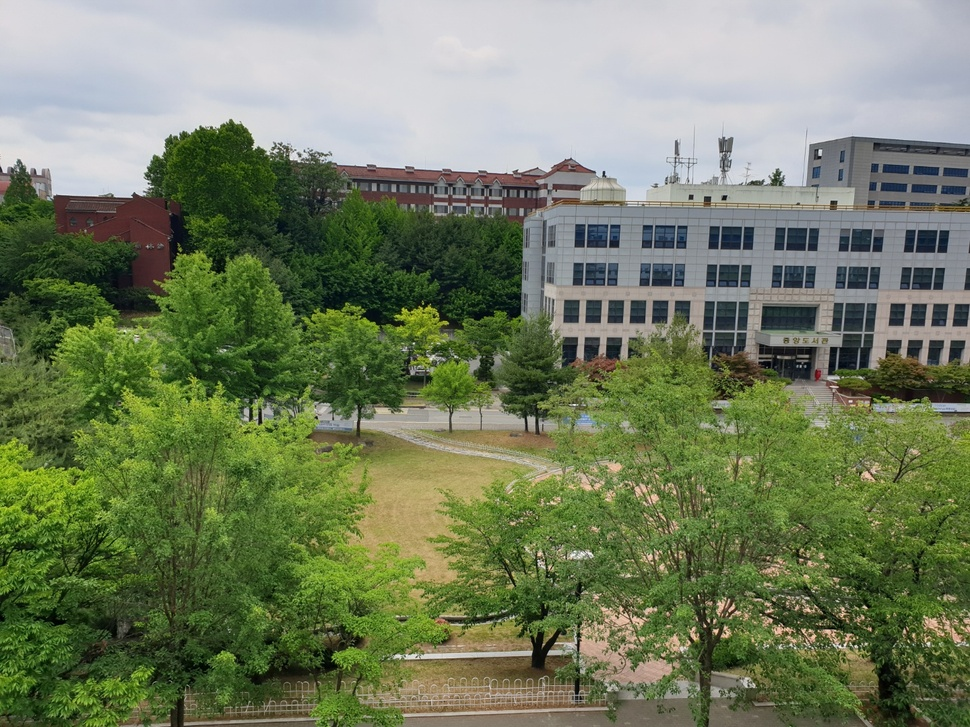
#> input picture hnu_20220530_01.jpg, 970 x 727 px, shrunk from 1440 x 1080 before the run
$ jupyter execute '13주차 파노라마영상.ipynb'
#> lines starting #> are read from the running program, lines starting #| are printed output that depends on the picture
### ▶ 이미지 스티칭
사진 이어 붙이기, 파노라마 영상(panorama image)
방법
여러장의 영상에서 특징점을 검출
동일한 특징점 찾기(매칭)
투시변환을 이용하여 붙이기(영상 결합)
노출 보정, 블렌딩을 적용

[cell 1]
### Packages
import sys
import os
import numpy as np
import cv2
from matplotlib import pyplot as plt

[cell 2]
### change the current working directory
os.chdir(r"C:\Users\kr937\Desktop\drive\2023\Image Process")

[cell 3]
### 입력 영상 이름
img_names = ['hnu_20220530_01.jpg', 'hnu_20220530_02.jpg']
### 영상 저장
imgs = []
for name in img_names:
    img = cv2.imread(name)
#> img is the input picture: shape (727, 970, 3); mean B, G, R 96.7, 126.6, 115.7

    if img is None:
        print('Image load failed!')
        sys.exit()

    imgs.append(img)

[cell 4]
### 이미지 스티칭
stitcher = cv2.Stitcher_create()
status,dst = stitcher.stitch(imgs)
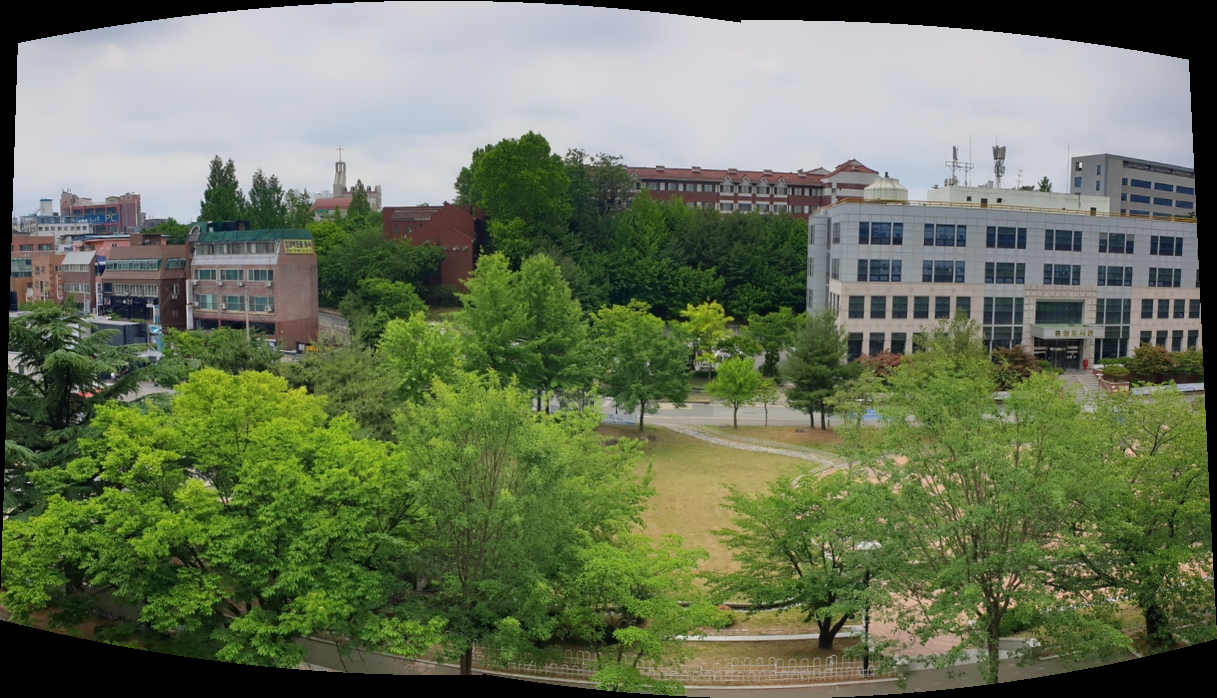
#> dst: shape (698, 1217, 3); mean of channels 0, 1, 2 89.6, 116.3, 106.1; drawn as B, G, R
#> status = 0
if status != cv2.Stitcher_OK:
    print('Stitch failed!')
    sys.exit()
### 파노라마 영상 저장
cv2.imwrite('output.jpg',dst)
#> Out = True

[cell 5]
### 출력 영상 크기
plt.rcParams["figure.figsize"] = (16,9)
### 한글 표시
plt.rcParams['font.family'] = "Gulim" # 'AppleGothic' in mac

[cell 6]
### 영상 출력
img_rgb = cv2.cvtColor(dst, cv2.COLOR_BGR2RGB)
plt.imshow(img_rgb)
plt.axis('off')
plt.show()
